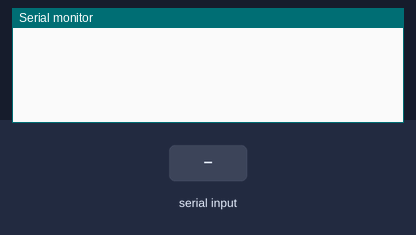
A sketch run on a simulated Arduino Uno, built with avr-gcc and run on an emulated ATmega328P. On the bench: the last lines printed to the serial monitor. Inputs (shaded band) come from the test bench.

Above: at 1.2 s.
1.3 s: "/" received over Serial
At 3.7 s:
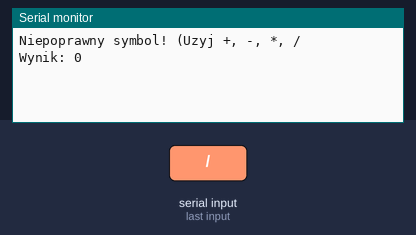
4.3 s: "30/150\n" received over Serial
At 5.7 s:
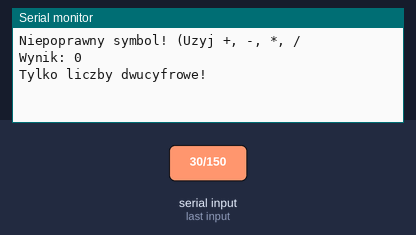

Measured:
- after the input at 1.3 s, the serial monitor: prints a new line after 2.0 s (image 1)
- after the input at 4.3 s, the serial monitor: prints a new line at once (image 2)

The sketch:

LAB02_kalkulator.ino
```cpp
int a, b, wynik;
char operacja;

void setup()
{
  Serial.begin(9600);
}

void loop()
{
  while(Serial.available() >0)
  {
    a = Serial.parseInt();
    operacja = Serial.read();
    b = Serial.parseInt();

    if(a>99 || b>99)
    {
      Serial.println("Tylko liczby dwucyfrowe!");
      break;
    }

    if(operacja == '/' && b==0)
    {
      Serial.println("Nie dzielimy przez 0!");
      break;
    }
    Oblicz();
    Serial.print("Wynik: ");
    Serial.print(wynik);
    Serial.println();
  }
}

void Oblicz() {

  switch (operacja) {

    case '+' :
    wynik = a + b;
    break;

    case '-' :
    wynik = a - b;
    break;

    case '*' :
    wynik = a * b;
    break;

    case '/' :
    wynik = a / b;
    break;

    default :
    Serial.println("Niepoprawny symbol! (Uzyj +, -, *, /");
    wynik = 0;
    break;
  }
}
```
